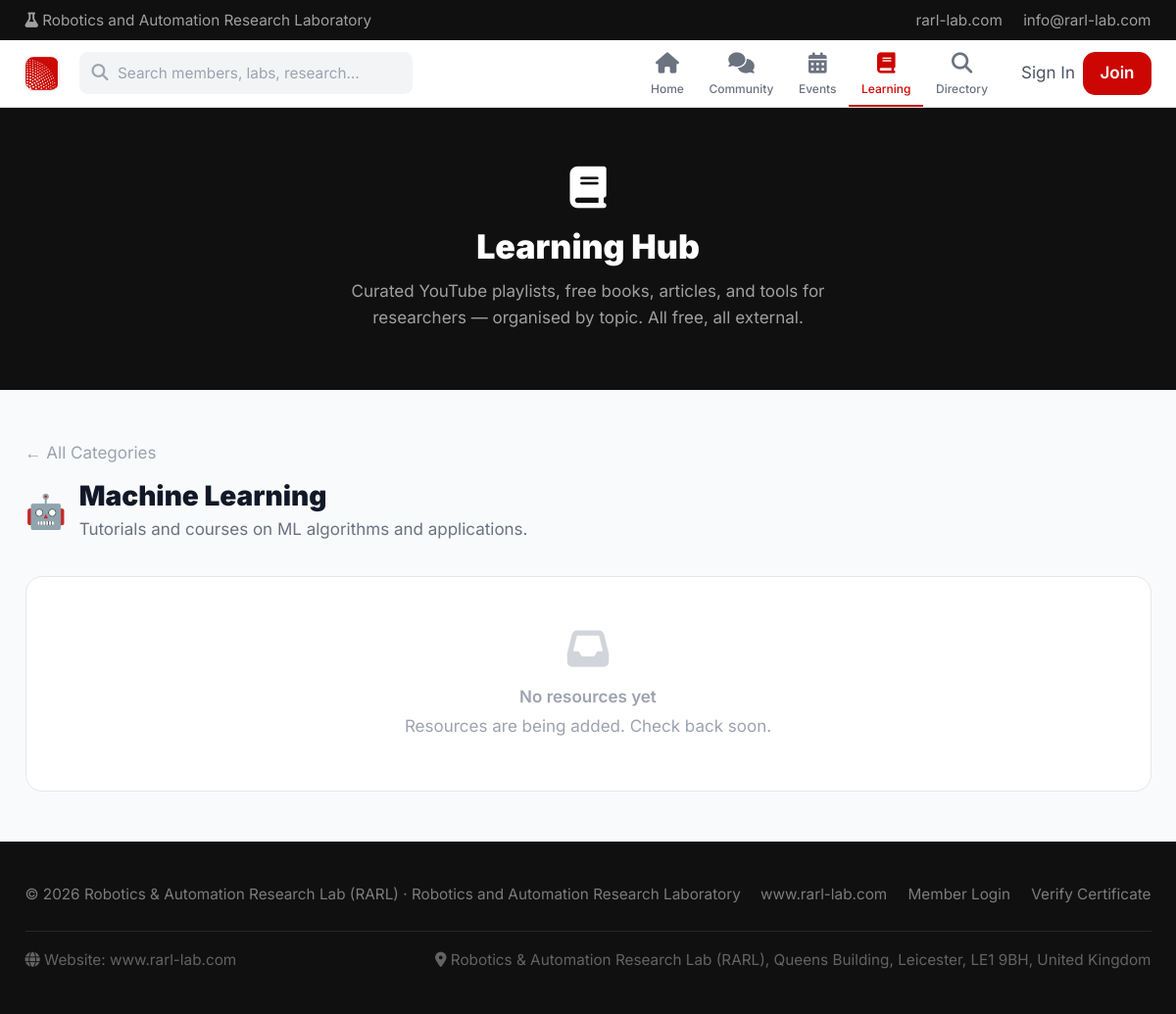
The app's page /resources.php?cat=machine-learning with its own data.
### tables this page shows
CREATE TABLE IF NOT EXISTS `resource_categories` (
  `id`            INT(11)      NOT NULL AUTO_INCREMENT,
  `name`          VARCHAR(255) NOT NULL,
  `slug`          VARCHAR(255) NOT NULL,
  `icon_emoji`    VARCHAR(10)  DEFAULT '📚',
  `description`   TEXT         DEFAULT NULL,
  `display_order` INT(11)      NOT NULL DEFAULT 0,
  `is_published`  TINYINT(1)   NOT NULL DEFAULT 1,
  PRIMARY KEY (`id`),
  UNIQUE KEY `slug` (`slug`)
);

### brand.php (called while the page is built, shortened)
<?php
function brandTailwindColors(): array {
    return [
        'rarl-red'      => BRAND_RED,
        'rarl-dark'     => BRAND_RED_DARK,
        'rarl-blue'     => BRAND_BLUE,
        'rarl-blue-dark'=> BRAND_BLUE_DARK,
        'rarl-navy'     => BRAND_INK,
        'rarl-mid'      => BRAND_INK_SOFT,
    ];
}
function brandTailwindConfigJson(): string {
    return json_encode(brandTailwindColors(), JSON_UNESCAPED_SLASHES);
}

### resources.php (the view, shortened to what this page needs)
<?php
require_once __DIR__ . '/functions.php';
$pdo = db();
$categories = $pdo->query("SELECT * FROM resource_categories WHERE is_published = 1 ORDER BY display_order")->fetchAll();
$catSlug    = trim($_GET['cat'] ?? '');
$activecat  = null;
$resources  = [];
if ($catSlug) {
    $cs = $pdo->prepare("SELECT * FROM resource_categories WHERE slug = ? AND is_published = 1");
    $cs->execute([$catSlug]);
    $activecat = $cs->fetch();
    if ($activecat) {
        $rs = $pdo->prepare("SELECT * FROM resources WHERE category_id = ? ORDER BY is_featured DESC, display_order ASC");
        $rs->execute([$activecat['id']]);
        $resources = $rs->fetchAll();
    }
}
echo htmlHead($activecat ? $activecat['name'] . ' Resources' : 'Learning Hub');
?>
<?= publicNav('resources') ?>
<section class="bg-rarl-navy text-white py-14 px-6 text-center">
  <div class="max-w-3xl mx-auto">
    <div class="text-4xl mb-4"><i class="fa-solid fa-book"></i></div>
    <h1 class="font-heading font-black text-3xl md:text-4xl mb-3">Learning Hub</h1>
    <p class="text-white/60 text-sm max-w-lg mx-auto">Curated YouTube playlists, free books, articles, and tools for researchers — organised by topic. All free, all external.</p>
  </div>
</section>
<div class="max-w-6xl mx-auto px-6 py-12">
  <?php if (!$activecat): ?>
  <h2 class="font-heading font-black text-xl text-gray-900 dark:text-white mb-7">Browse by Topic</h2>
  <div class="grid grid-cols-2 sm:grid-cols-3 lg:grid-cols-4 gap-4">
    <?php foreach ($categories as $cat): ?>
    <a href="resources.php?cat=<?= urlencode($cat['slug']) ?>"
      class="group block bg-white dark:bg-gray-900 border border-gray-200 dark:border-gray-700 rounded-2xl p-6 hover:-translate-y-1 hover:shadow-lg hover:border-rarl-red/40 transition-all relative">
      <?php if (($cat['access_level'] ?? 'public') === 'member'): ?>
      <span class="absolute top-3 right-3 text-[9px] font-bold uppercase tracking-wider px-2 py-0.5 rounded-full bg-amber-50 dark:bg-amber-900/20 text-amber-600 dark:text-amber-400"><i class="fa-solid fa-lock"></i> Premium</span>
      <?php endif; ?>
      <div class="text-3xl mb-3"><?= $cat['icon_emoji'] ?></div>
      <h3 class="font-heading font-bold text-sm text-gray-900 dark:text-white mb-1"><?= htmlspecialchars($cat['name']) ?></h3>
      <p class="text-gray-400 text-xs leading-relaxed mb-3"><?= htmlspecialchars(mb_strimwidth($cat['description'] ?? '', 0, 70, '…')) ?></p>
      <span class="text-[10px] font-bold text-rarl-red uppercase tracking-wider">View Resources →</span>
    </a>
    <?php endforeach; ?>
  </div>
  <?php else: ?>
  <div class="mb-8">
    <a href="resources.php" class="text-sm text-gray-400 hover:text-rarl-red transition-colors">← All Categories</a>
    <div class="flex items-center gap-3 mt-3">
      <div class="text-3xl"><?= $activecat['icon_emoji'] ?></div>
      <div>
        <h2 class="font-heading font-black text-2xl text-gray-900 dark:text-white"><?= htmlspecialchars($activecat['name']) ?></h2>
        <p class="text-gray-500 text-sm mt-0.5"><?= htmlspecialchars($activecat['description'] ?? '') ?></p>
      </div>
    </div>
  </div>
  <?php if (empty($resources)): ?>
  <div class="bg-white dark:bg-gray-900 border border-gray-200 dark:border-gray-700 rounded-2xl p-12 text-center text-gray-400">
    <i class="fa-solid fa-inbox text-4xl mb-3 text-gray-300"></i>
    <p class="font-semibold mb-1">No resources yet</p>
    <p class="text-sm">Resources are being added. Check back soon.</p>
  </div>
  <?php endif; ?>
  <?php endif; ?>
</div>
<?= publicFooter() ?>
</body></html>

### records on screen
resource_categories: icon_emoji "🤖", name "Machine Learning", description "Tutorials and courses on ML algorithms and applications."

### other values on screen
$tagline "Robotics and Automation Research Laboratory"
$replyTo "info@rarl-lab.com"
$label "Home Community Events Learning Directory"
$siteName "Robotics & Automation Research Lab (RARL)"
